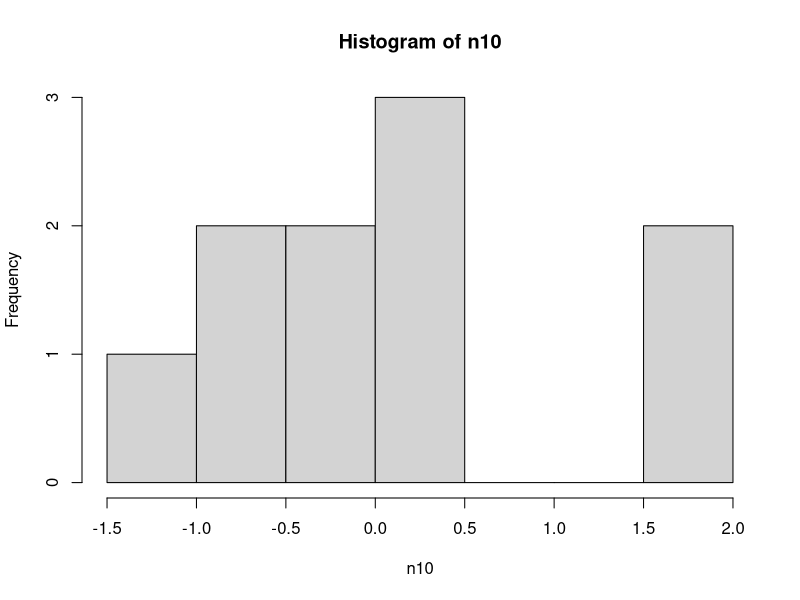
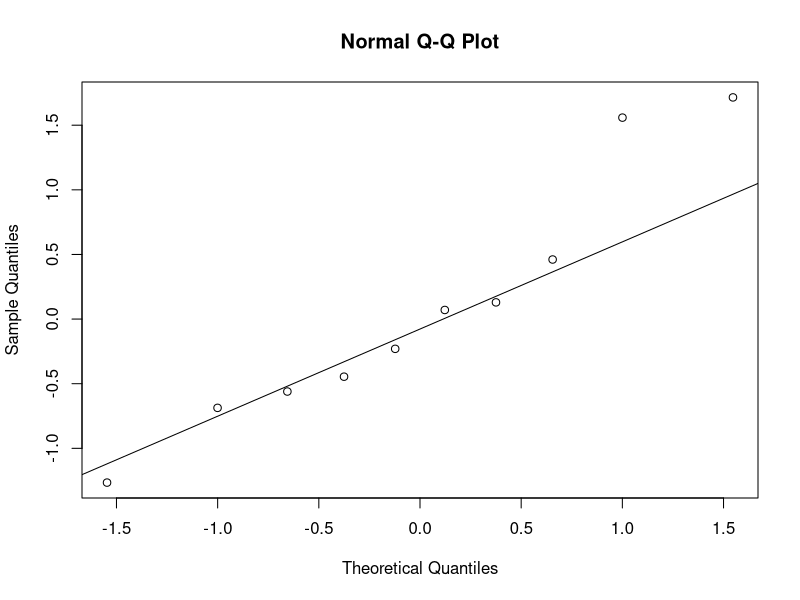
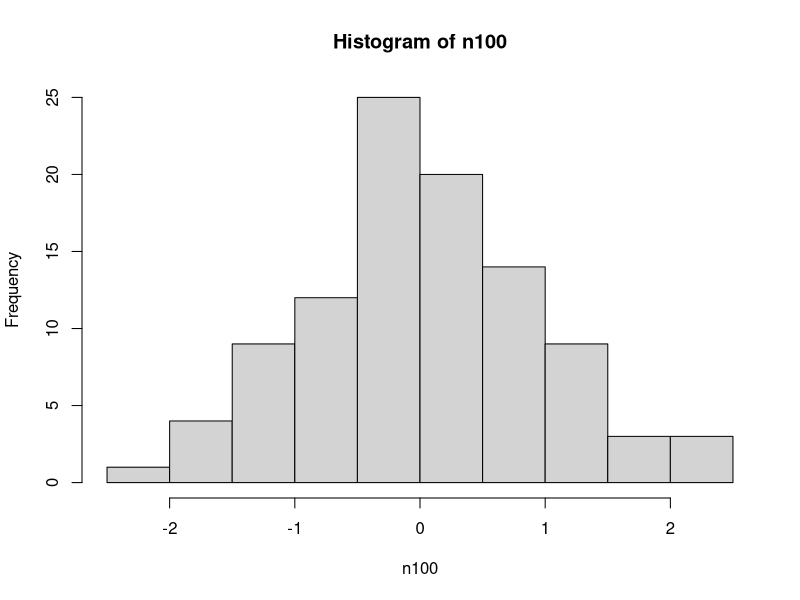
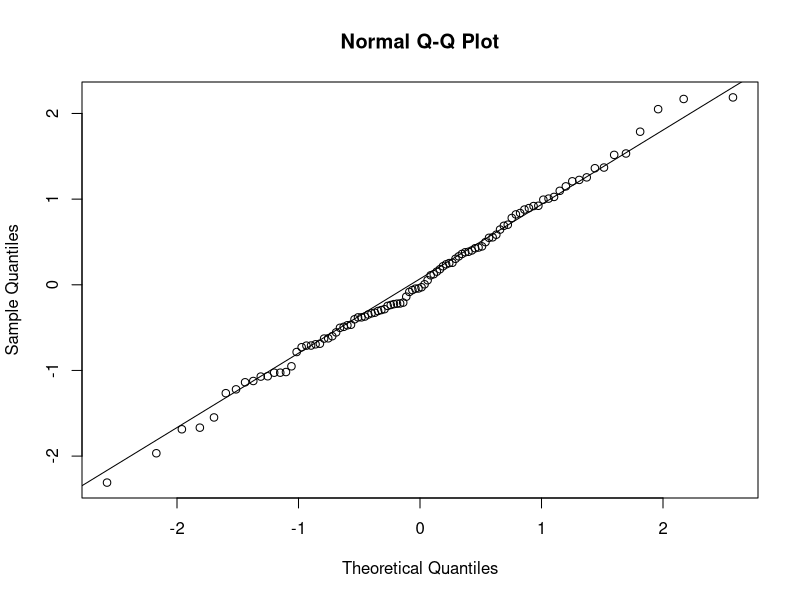
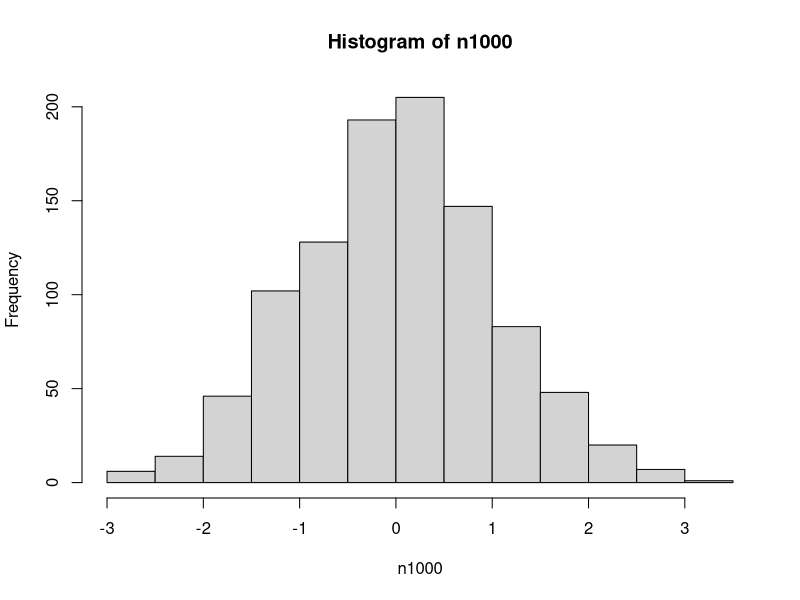
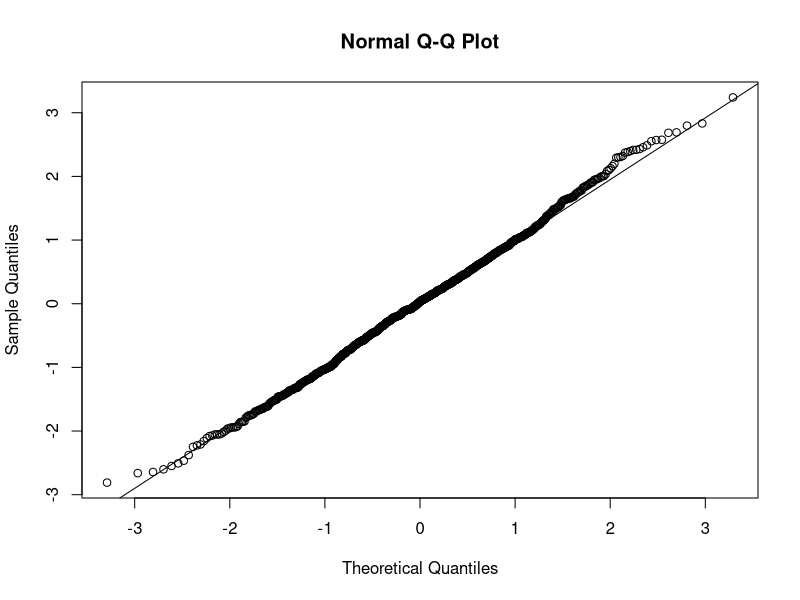
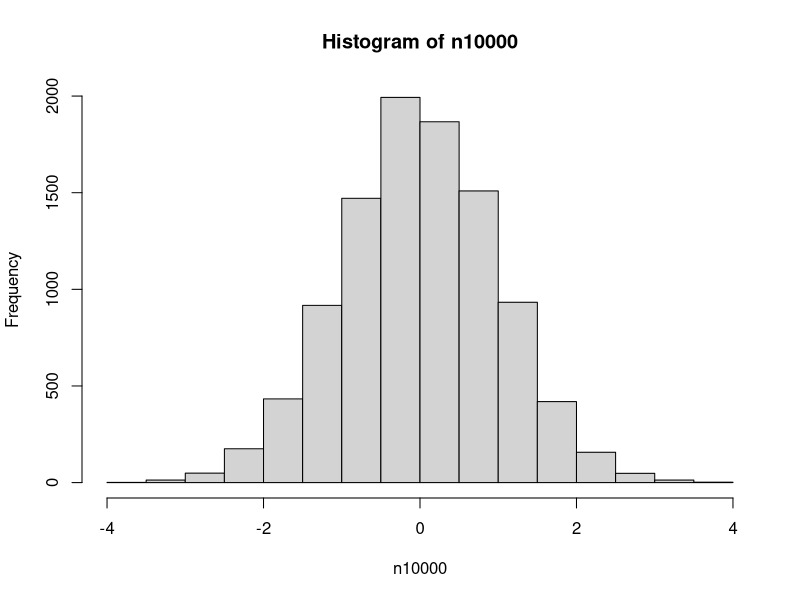
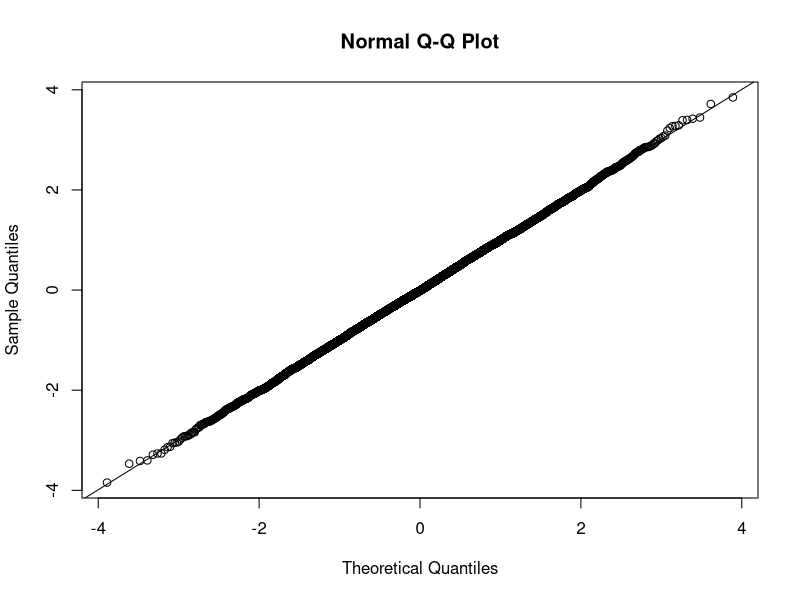

Here is the R script that generated these plots, in order:
## ---- chunk 1
# By setting a seed, we are able to make sure Rstudio keeps our results consistent when we randomly generate numbers
set.seed(123)

# We can take advantage of the rnorm function here
# Default is mean =0, sd = 1, but you can always edit this to your needs
n10 = rnorm(10, mean = 0, sd = 1) 
n100 <- rnorm(100)
n1000 <- rnorm(1000)
n10000 <- rnorm(10000)
## ---- chunk 2
# For n = 10
hist(n10)
{
qqnorm(n10)
qqline(n10)
}

# For n = 100
hist(n100)
{
qqnorm(n100)
qqline(n100)
}

# For n = 1000
hist(n1000)
{
qqnorm(n1000)
qqline(n1000)
}

# For n = 10000
hist(n10000)
{
qqnorm(n10000)
qqline(n10000)
}
## ---- chunk 3
# Make sure your data is placed in the right folder! 
student <- read.csv("student.csv")

# Head() function helps us print the first five rows of the data, for preview
head(student)

# Great way to get a quick understanding of the data
summary(student)
## ---- chunk 4
# (a)
# Curly brackets help if you get an error trying to run one line at a time 
{
qqnorm(student$height, main = "(a) Normal Probability Plot for Student's Height")
qqline(student$height)
}

hist(student$height, col = "orange")
## ---- chunk 5
# (b)
{
qqnorm(student$pulse, main = "(b) Normal Probability Plot for Student's Pulse")
qqline(student$pulse)
}

hist(student$pulse, col = "green")
